Frame 1 (no input): blank canvas, image omitted
Frame 60 (no input): blank canvas, image omitted
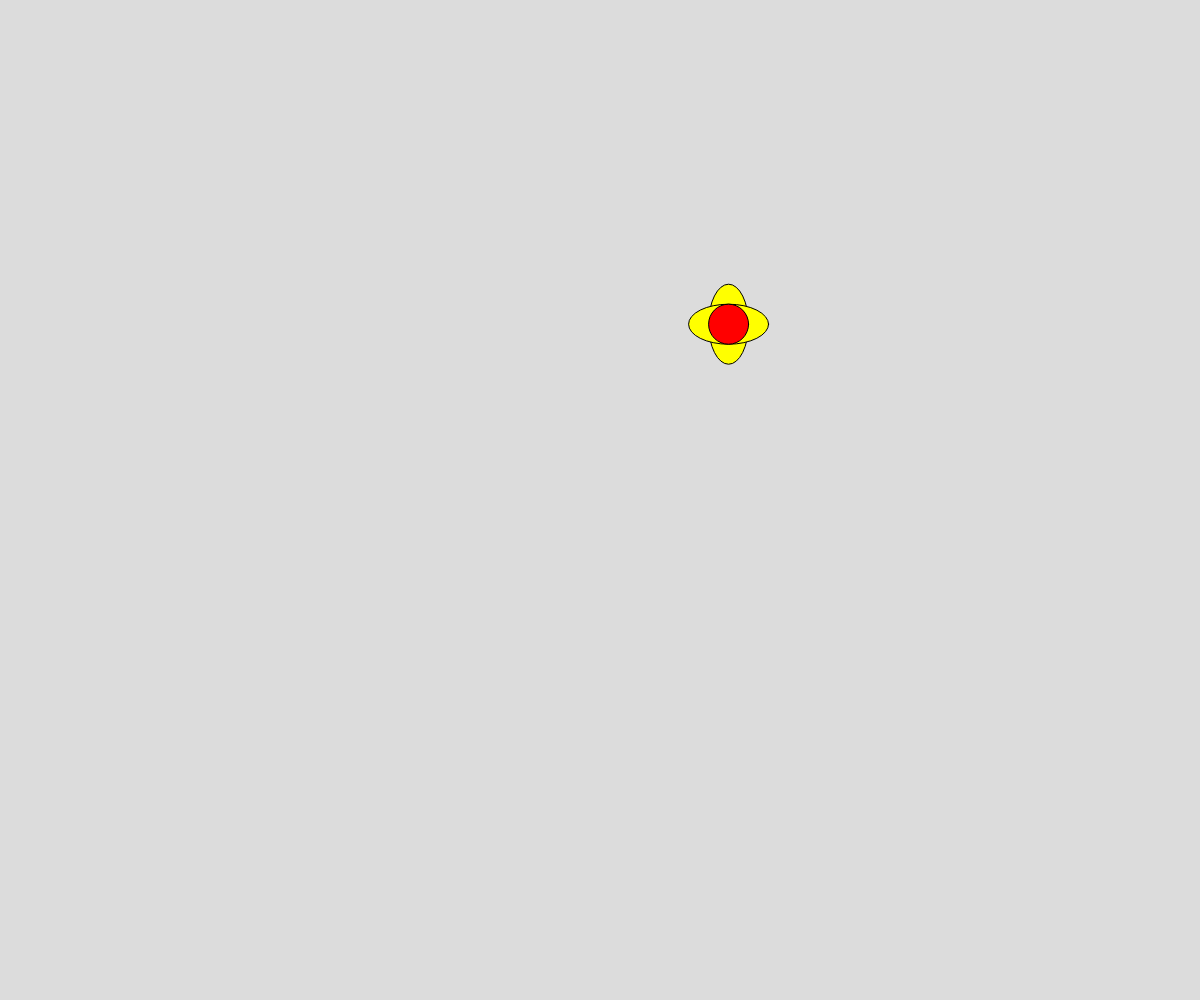
Frame 120 (the mouse pressed at the canvas centre since frame 60)

The p5.js sketch whose frames 1 and 60 were blank and that drew this single picture after the mouse press (run headless with seeded random() and noise() and a simulated clock; from frame 60 on, the mouse is pressed at the canvas centre):

// p5.js sketch
// ── sketch.js
let flower = [];
function setup() {
  createCanvas(innerWidth, innerHeight);

}


function mousePressed() {
  let tempFlower = new Flower(mouseX, mouseY, random(-5, 5), random(-5, 5));
  flower.push(tempFlower);
}

function draw() {
  background(220);
  for (let i = 0; i < flower.length; i++) {
    flower[i].move();
    flower[i].drawFlower();
  }
}

// ── flower.js

class Flower {
    constructor(x, y, xSpeed, ySpeed) {
        this.x = x;
        this.y = y;
        this.xSpeed = xSpeed;
        this.ySpeed = ySpeed;
    }
    drawFlower() {
        fill("yellow");

        ellipse(this.x, this.y, 40, 80);
        ellipse(this.x, this.y, 80, 40);

        fill("red");
        ellipse(this.x, this.y, 40);

    }
    move() {
        this.x = this.x + this.xSpeed
        this.y = this.y + this.ySpeed
        if(this.y> height || this.y<0){
            this.ySpeed = -this.ySpeed;
        }

        if(this.x> width || this.x<0){
            this.xSpeed = -this.xSpeed;
    }
}
}
